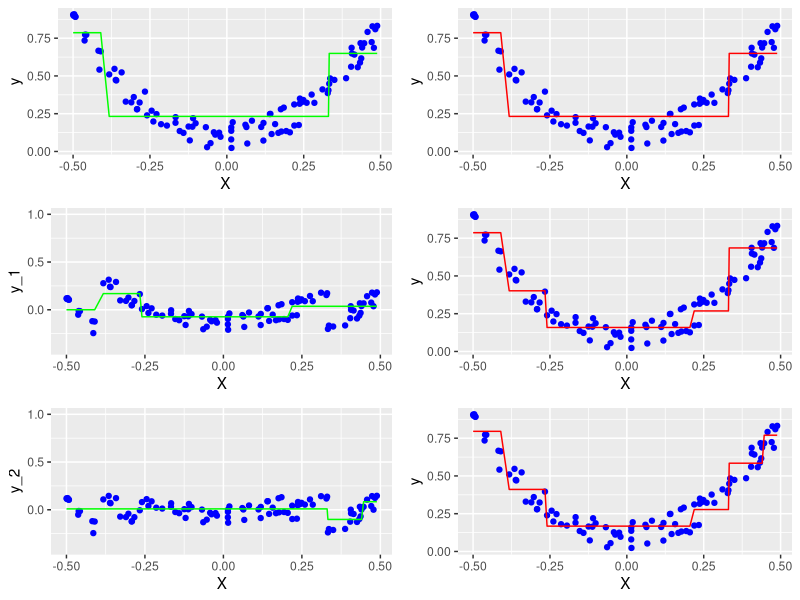

Reproduce this figure in R. (Note: this script raises an error after producing the figure.)
## ----message=FALSE, warning=FALSE----------------------------------------
library(tidyverse)
library(rpart)
library(caret)

set.seed(42)
X <- runif(100, 0, 1) - 0.5
y <- 3*X**2 + 0.05 * runif(100,0,4)

df <- cbind(X,y) %>% as_tibble()

rm(X,y)



## ------------------------------------------------------------------------
tree_1 <- rpart(y~X, data=df, method='anova', control=list(cp=0.0000001, maxdepth=2))                

df <- df %>% mutate(h_1 = predict(tree_1, df),
                p_1 = h_1,
                y_1 = y - p_1)



## ------------------------------------------------------------------------
tree_2 <- rpart(y_1~X, data=df, method='anova', control=list(cp=0.0000001, maxdepth=2))                
df <- df %>% mutate(h_2 = predict(tree_2, df),
                    p_2 = p_1 + h_2,
                    y_2 = y - p_2)


## ------------------------------------------------------------------------
tree_3 <- rpart(y_2~X, data=df, method='anova', control=list(cp=0.0000001, maxdepth=2))                

df <- df %>% mutate(h_3 = predict(tree_3, df),
                    p_3 = p_2 + h_3,
                    y_3 = y - p_3)

tree_4 <- rpart(y_3~X, data=df, method='anova', control=list(cp=0.0000001, maxdepth=2))                

df <- df %>% mutate(h_4 = predict(tree_4, df),
                    p_4 = p_3 + h_4,
                    y_4 = y - p_4)

tree_5 <- rpart(y_4~X, data=df, method='anova', control=list(cp=0.0000001, maxdepth=2))                

df <- df %>% mutate(h_5 = predict(tree_5, df),
                    p_5 = p_4 + h_5,
                    y_5 = y - p_5)

tree_6 <- rpart(y_5~X, data=df, method='anova', control=list(cp=0.0000001, maxdepth=2))                

df <- df %>% mutate(h_6 = predict(tree_6, df),
                    p_6 = p_5 + h_6,
                    y_6 = y - p_6)



## ----fig.height=15, fig.width=10-----------------------------------------
ggpubr::ggarrange(ncol=2, nrow=3,
                  ggplot(df) + 
                          geom_point(aes(x=X, y=y), color='blue') + 
                          geom_line(aes(x=X, y=h_1), color='green'),
                  ggplot(df) + 
                          geom_point(aes(x=X, y=y), color='blue') + 
                          geom_line(aes(x=X, y=p_1), color='red'),
                  ggplot(df) + 
                          geom_point(aes(x=X, y=y_1), color='blue') + 
                          geom_line(aes(x=X, y=h_2), color='green') +
                          scale_y_continuous(limits=c(-0.4,1)),
                  ggplot(df) + 
                          geom_point(aes(x=X, y=y), color='blue') + 
                          geom_line(aes(x=X, y=p_2), color='red'),
                  ggplot(df) + 
                          geom_point(aes(x=X, y=y_2), color='blue') + 
                          geom_line(aes(x=X, y=h_3), color='green') +
                          scale_y_continuous(limits=c(-0.4,1)),
                  ggplot(df) + 
                          geom_point(aes(x=X, y=y), color='blue') + 
                          geom_line(aes(x=X, y=p_3), color='red')
)


## ------------------------------------------------------------------------
trainControl <- trainControl(method='none')

gbm <- train(y~X, method='gbm',
             data=df,
             trControl=trainControl,
             tuneGrid=data.frame(n.trees=3,
                                 interaction.depth=3,
                                 shrinkage=1.0,
                                 n.minobsinnode=2)
)


gbm_n3_s01 <- train(y~X, method='gbm',
             data=df,
             trControl=trainControl,
             tuneGrid=data.frame(n.trees=3,
                                 interaction.depth=3,
                                 shrinkage=0.1,
                                 n.minobsinnode=2)
             )

gbm_n200_s1 <- train(y~X, method='gbm',
             data=df,
             trControl=trainControl,
             tuneGrid=data.frame(n.trees=200,
                                 interaction.depth=3,
                                 shrinkage=1,
                                 n.minobsinnode=2)
             )

gbm_slow <- train(y~X, method='gbm',
             data=df,
             trControl=trainControl,
             tuneGrid=data.frame(n.trees=200,
                                 interaction.depth=3,
                                 shrinkage=0.1,
                                 n.minobsinnode=2)
             )




## ----fig.height=10, fig.width=10-----------------------------------------
df <- df %>% mutate(y_gbm=predict(gbm, df),
                    y_gbm_n3_s01=predict(gbm_n3_s01, df),
                    y_gbm_n200_s1=predict(gbm_n200_s1, df),
                    y_gbm_slow=predict(gbm_slow, df)
                    )

ggpubr::ggarrange(
ggplot(df) + 
        geom_point(aes(x=X, y=y), color='blue') + 
        geom_line(aes(x=X,y=y_gbm)) +
        labs(title='n.trees=3, shrinkage=1'),

ggplot(df) + 
        geom_point(aes(x=X, y=y), color='blue') + 
        geom_line(aes(x=X,y=y_gbm_n3_s01)) +
        labs(title='n.trees=3, shrinkage=0.1'),


ggplot(df) + 
        geom_point(aes(x=X, y=y), color='blue') + 
        geom_line(aes(x=X,y=y_gbm_n200_s1)) +
        labs(title='n.trees=200, shrinkage=1'),

ggplot(df) + 
        geom_point(aes(x=X, y=y), color='blue') + 
        geom_line(aes(x=X,y=y_gbm_slow)) +
        labs(title='n.trees=200, shrinkage=0.1')
)

